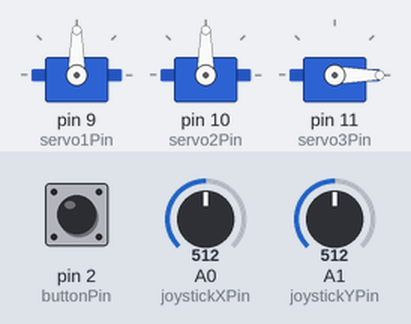
This sketch was run on a simulated Arduino Uno, built with avr-gcc and run on an emulated ATmega328P. Shown: 3 × servo. The test bench sets the inputs (shaded band); at power-on: A0 (joystickXPin) = 512, A1 (joystickYPin) = 512, pin 2 (buttonPin) HIGH.

Above: at 1.2 s.
1.3 s: A0 (joystickXPin) set to 716
At 2.0 s:
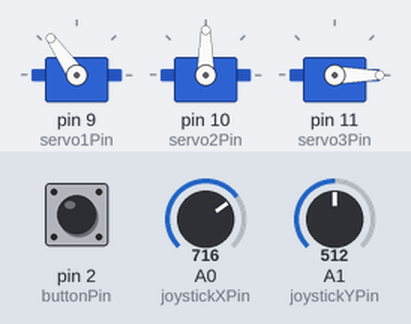
2.8 s: A1 (joystickYPin) set to 716
At 3.2 s:
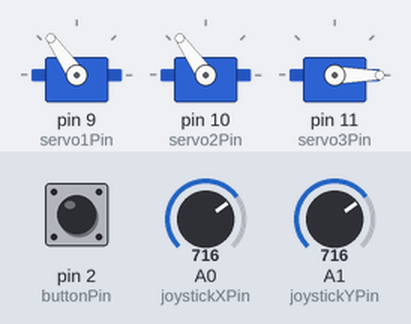
4.3 s: pin 2 (buttonPin) pulled LOW for 0.15 s
At 4.37 s:
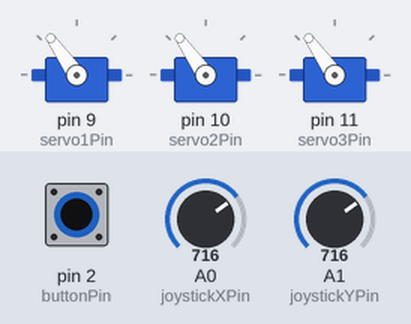
5.9 s: A0 (joystickXPin) set to 900
At 6.7 s:
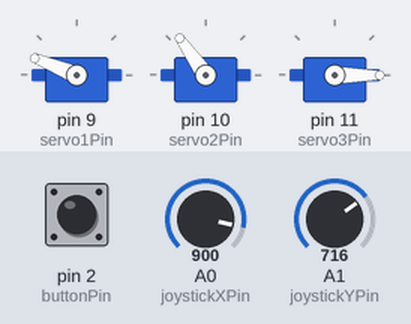
7.4 s: A1 (joystickYPin) set to 900
At 7.7 s:
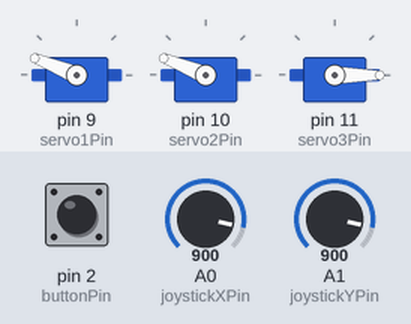
8.9 s: pin 2 (buttonPin) pulled LOW for 1 s
At 9.7 s:
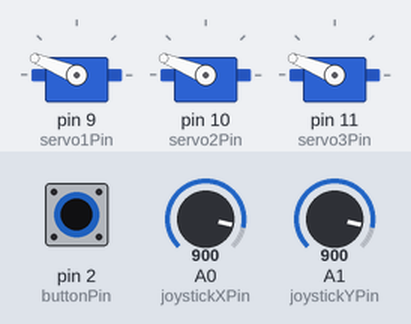
Timing chart, 0 to 11.9 s (numbered marks = the images above; inputs shaded):
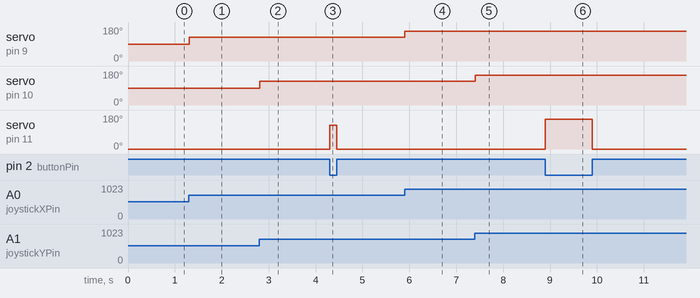

Measured:
- after the input at 1.3 s, servo on pin 9 (servo1Pin): 90° → 125° at once
- after the input at 2.8 s, servo on pin 10 (servo2Pin): 90° → 125° at once
- after the input at 4.3 s, servo on pin 11 (servo3Pin): 0° → 125° at once, → 0° 0.15 s later
- after the input at 5.9 s, servo on pin 9 (servo1Pin): 125° → 158° at once
- after the input at 7.4 s, servo on pin 10 (servo2Pin): 125° → 158° at once
- after the input at 8.9 s, servo on pin 11 (servo3Pin): 0° → 158° at once, → 0° 1.0 s later

The sketch:

Robotic_arm__Code.ino
```cpp
#include <Servo.h>


Servo servo1;
Servo servo2;
Servo servo3;


const int joystickXPin = A0;
const int joystickYPin = A1;
const int buttonPin = 2;
const int servo1Pin = 9;
const int servo2Pin = 10;
const int servo3Pin = 11;


int servo1Pos = 90;
int servo2Pos = 90;
int servo3Pos = 90;


bool buttonPressed = false;
int buttonState = 0 ;

void setup() {

  servo1.attach(servo1Pin);
  servo2.attach(servo2Pin);
  servo3.attach(servo3Pin);


  servo1.write(servo1Pos);
  servo2.write(servo2Pos);
  servo3.write(servo3Pos);

  int buttonState = LOW ;
  pinMode(buttonPin, INPUT_PULLUP);
  Serial.begin(9600);
}

void loop() {

  int joystickXValue = analogRead(joystickXPin);
  int joystickYValue = analogRead(joystickYPin);


  if (digitalRead(buttonPin) == LOW) {
    buttonPressed = true;
    // Κίνηση του τρίτου σερβο
    servo3Pos = map(joystickYValue, 0, 1023, 0, 180);
    servo3.write(servo3Pos);
  }


  if (digitalRead(buttonPin) == HIGH ) {
   servo1Pos = map(joystickXValue, 0, 1023, 0, 180);
   servo2Pos = map(joystickYValue, 0, 1023, 0, 180);
   servo3Pos = map(joystickXValue, 0, 0, 0, 0);

   servo1.write(servo1Pos);
   servo2.write(servo2Pos);
   servo3.write(servo3Pos);

  }


  delay(5);
}
```
